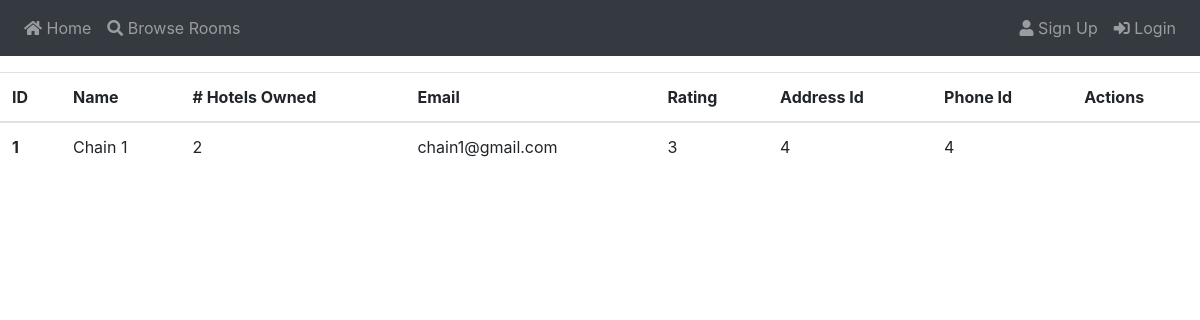
The app's page /view_chains, older data.
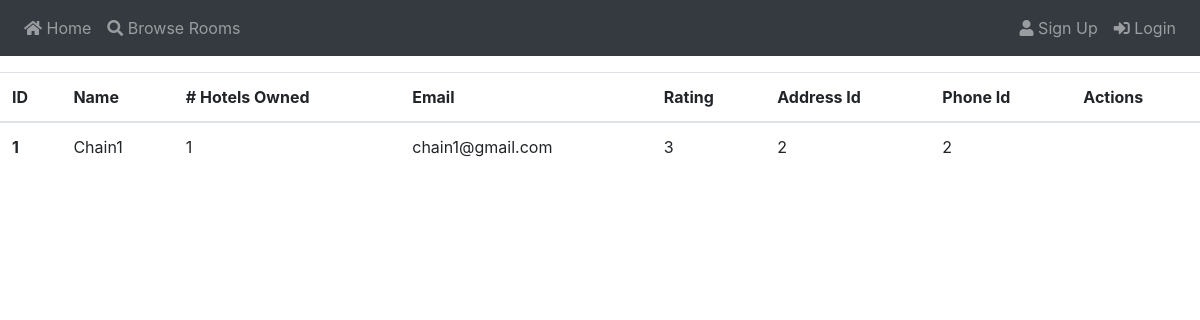
The same page, newer data.
### app/models.py (models this page shows)
class Chain(db.Model):
    id          = db.Column(db.Integer, primary_key = True)
    name        = db.Column(db.String(64), nullable = False)
    hotels_owned = db.Column(db.Integer, nullable = False)
    email       = db.Column(db.String(128), nullable = False)
    rating      = db.Column(db.Integer, nullable = False)
    address     = db.Column(db.Integer, db.ForeignKey('addr.id'))
    phone       = db.Column(db.Integer, db.ForeignKey('phone.id'))
    hotels      = db.relationship('Hotel', backref = 'chain', lazy='dynamic')

### app/routes.py (the view)
@app.route("/view_chains")
def view_chains():
    chains = Chain.query.all()
    return render_template("view_chains.html", chains= chains)

### app/templates/view_chains.html (shortened to what this page needs)
{% extends "base.html" %}
{% block content %}
    <table class="table">
        <thead>
            <tr>
                <th scope="col">ID</th>
                <th scope="col">Name</th>
                <th scope="col"># Hotels Owned</th>
                <th scope="col">Email</th>
                <th scope="col">Rating</th>
                <th scope="col">Address Id</th>
                <th scope="col">Phone Id</th>
                <th scope="col">Actions</th>
            </tr>
        </thead>
        {% for c in chains %}
        <tbody>
            <tr>
                <th scope="row">{{ c.id }}</th>
                <td>{{ c.name }}</td>
                <td>{{ c.hotels_owned }}</td>
                <td>{{ c.email }}</td>
                <td>{{ c.rating }}</td>
                <td>{{ c.address }}</td>
                <td>{{ c.phone }}</td>
                <td>
                </td>
            </tr>
        </tbody>
    {% endfor %}
    </table>
{% endblock %}

### app/templates/base.html (shortened to what this page needs)
<!DOCTYPE html>
<html>
    <head>
        <link rel="stylesheet" href="https://stackpath.bootstrapcdn.com/bootstrap/4.1.2/css/bootstrap.min.css">
        <link rel="stylesheet" href="https://use.fontawesome.com/releases/v5.7.1/css/all.css">
    </head>
    <body>
        <nav class="navbar navbar-expand-sm fixed-top bg-dark navbar-dark justify-content-between">
            <ul class="navbar-nav">
                <li class="nav-item">
                    <a class="nav-link" href="{{ url_for('index') }}"><span class="fa fa-home"></span> Home</a>
                </li>
                <li class="nav-item">
                    <a class="nav-link" href="#"><span class="fa fa-search"></span> Browse Rooms</a>
                </li>
            </ul>
            <ul class="navbar-nav fixed-right">
                {% if current_user.is_anonymous %}
                    <li class="nav-item">
                        <a class="nav-link" href="{{ url_for('register') }}"><span class="fa fa-user"></span> Sign Up</a>
                    </li>
                    <li class="nav-item">
                        <a class="nav-link" href="{{ url_for('login') }}"><span class="fa fa-sign-in-alt"></span> Login</a>
                    </li>
                {% endif %}
            </ul>
        </nav>
        <br>
        <br>
        <br>
        {% block content %}{% endblock %}
    </body>
</html>

Row changes from the older to the newer data that the page shows:
changed Chain "chain1@gmail.com": name "Chain 1" → "Chain1"; hotels_owned "2" → "1"; address "4" → "2"; phone "4" → "2"
